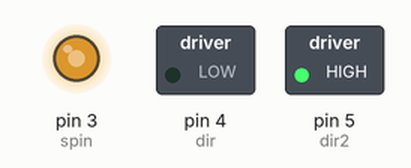
This sketch was run on a simulated Arduino Uno, built with avr-gcc and run on an emulated ATmega328P. Shown: switched loads named in the sketch (green lamp = pin HIGH), output pins drawn as LEDs (lit = HIGH).

Above: at 0.1 s.
Timing chart, 0 to 1.6 s (numbered marks = the images above):
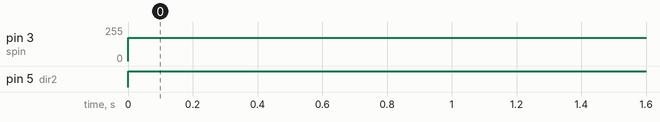

Measured:
- by itself, pin 3 (spin): 0/255 → 175/255 at 0.00 s
- by itself, pin 5 (dir2): LOW → HIGH at 0.00 s

The sketch:

dcMotor.ino
```cpp
int spin=3;
int dir=4;
int dir2=5;
int mspeed=175;
void setup() {
  // put your setup code here, to run once:
pinMode(spin,OUTPUT);
pinMode(dir,OUTPUT);
pinMode(dir2,OUTPUT);
Serial.begin(9600);
}

void loop() {
  // put your main code here, to run repeatedly:
digitalWrite(dir2,HIGH);
digitalWrite(dir ,LOW);
analogWrite(spin,mspeed);
}
```
